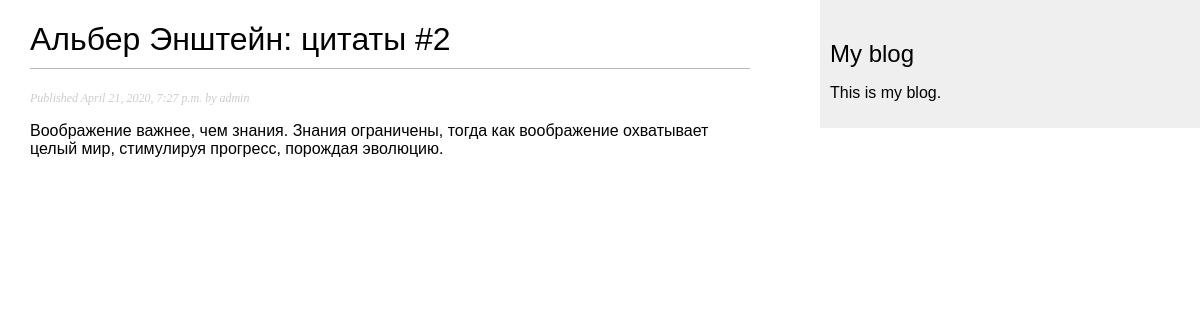
Screenshot of /blog/2020/4/21/alber-enshtejn-citaty-2/ with the database file from the repository.
### blog/models.py (models this page shows, shortened)
class Post(models.Model):
    objects = models.Manager()
    STATUS_CHOICES = (
		('draft', 'Draft'),
		('published', 'Published'),
    )
    title = models.CharField(max_length=250)
    slug = models.SlugField(max_length=250, unique_for_date='publish')
    author = models.ForeignKey(
        User,
		on_delete=models.CASCADE,
		related_name='blog_posts'
	)
    body = models.TextField()
    publish = models.DateTimeField(default=timezone.now)
    created = models.DateTimeField(auto_now_add=True)
    updated = models.DateTimeField(auto_now=True)
    status = models.CharField(
		max_length=10,
		choices=STATUS_CHOICES,
		default='draft'
	)
    class Meta:
        ordering = ('-publish',)

### blog/views.py (the view)
def post_detail(request, year, month, day, post):
    post = get_object_or_404(
        Post,
        status='published',
        publish__year=year,
        publish__month=month,
        publish__day=day,
        slug=post,)
    return render(request, 'blog/post/detail.html', {'post': post})

### blog/templates/blog/post/detail.html (shortened to what this page needs)
{% extends "blog/base.html" %}
{% block content %}
    <h1>{{ post.title }}</h1>
    <p class="date">Published {{ post.publish }} by {{ post.author }}</p>
    {{ post.body|linebreaks }}
{% endblock %}

### blog/static/css/blog.css (style rules this page uses)
body { margin:0; padding:0; font-family:helvetica, sans-serif; }
h1 { font-weight:normal; border-bottom:1px solid #bbb; padding:0 0 10px 0; }
p.date { color:#ccc; font-family: georgia, serif; font-size: 12px; font-style: italic; }

### rows the page displays
Post: title "Альбер Энштейн: цитаты #2", publish "April 21, 2020, 7:27 p.m.", author "admin", body "Воображение важнее, чем знания. Знания ограничены, тогда как воображение охватывает целый мир, стимулируя прогресс, порождая эволюцию."
